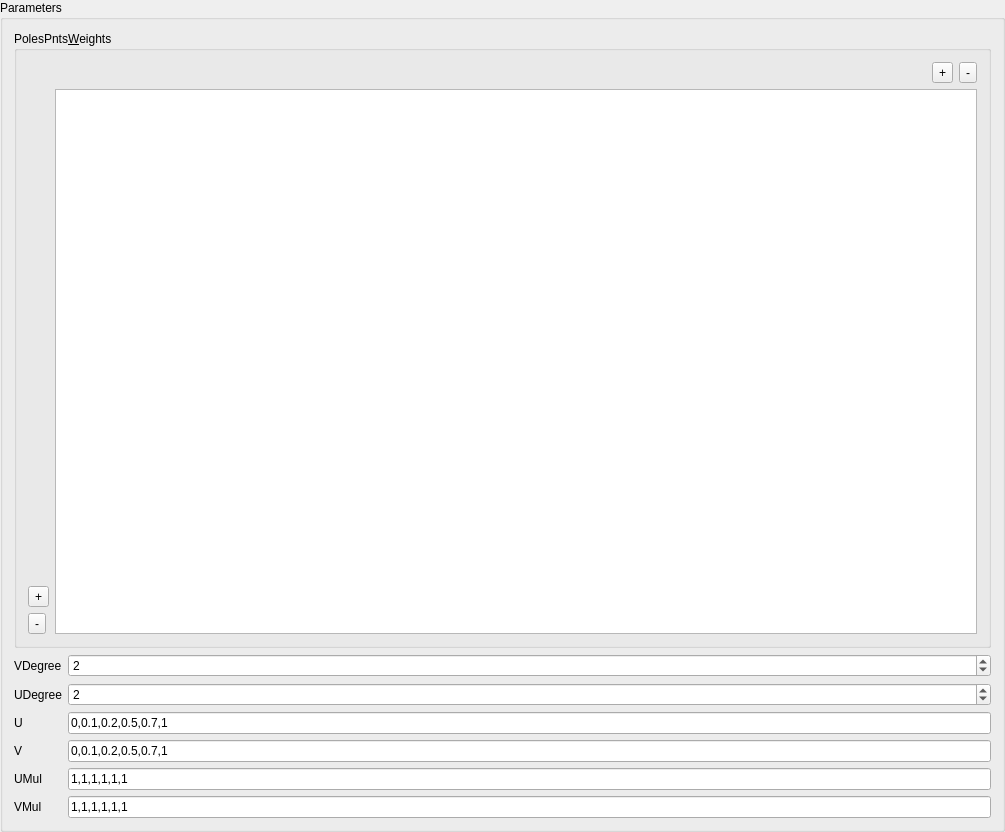
<?xml version="1.0" encoding="UTF-8"?>
<ui version="4.0">
 <class>NurbsFaceWidget</class>
 <widget class="QWidget" name="NurbsFaceWidget">
  <property name="geometry">
   <rect>
    <x>0</x>
    <y>0</y>
    <width>1005</width>
    <height>832</height>
   </rect>
  </property>
  <property name="windowTitle">
   <string>NurbsFaceWidget</string>
  </property>
  <layout class="QVBoxLayout" name="verticalLayout">
   <property name="spacing">
    <number>0</number>
   </property>
   <property name="leftMargin">
    <number>0</number>
   </property>
   <property name="topMargin">
    <number>0</number>
   </property>
   <property name="rightMargin">
    <number>0</number>
   </property>
   <property name="bottomMargin">
    <number>0</number>
   </property>
   <item>
    <widget class="QGroupBox" name="groupBox">
     <property name="title">
      <string>Parameters</string>
     </property>
     <layout class="QVBoxLayout" name="verticalLayout_11">
      <item>
       <widget class="QGroupBox" name="groupBox_2">
        <property name="title">
         <string>PolesPnts&amp;Weights</string>
        </property>
        <layout class="QVBoxLayout" name="verticalLayout_6">
         <item>
          <layout class="QVBoxLayout" name="verticalLayout_3">
           <item>
            <layout class="QHBoxLayout" name="horizontalLayout">
             <item>
              <spacer name="horizontalSpacer">
               <property name="orientation">
                <enum>Qt::Horizontal</enum>
               </property>
               <property name="sizeHint" stdset="0">
                <size>
                 <width>40</width>
                 <height>20</height>
                </size>
               </property>
              </spacer>
             </item>
             <item>
              <widget class="QToolButton" name="toolButton_hplus1">
               <property name="text">
                <string>+</string>
               </property>
              </widget>
             </item>
             <item>
              <widget class="QToolButton" name="toolButton_hminus1">
               <property name="text">
                <string>-</string>
               </property>
              </widget>
             </item>
            </layout>
           </item>
           <item>
            <layout class="QHBoxLayout" name="horizontalLayout_2">
             <item>
              <layout class="QVBoxLayout" name="verticalLayout_2">
               <item>
                <spacer name="verticalSpacer">
                 <property name="orientation">
                  <enum>Qt::Vertical</enum>
                 </property>
                 <property name="sizeHint" stdset="0">
                  <size>
                   <width>20</width>
                   <height>40</height>
                  </size>
                 </property>
                </spacer>
               </item>
               <item>
                <widget class="QToolButton" name="toolButton_vplus1">
                 <property name="text">
                  <string>+</string>
                 </property>
                </widget>
               </item>
               <item>
                <widget class="QToolButton" name="toolButton_vminus1">
                 <property name="text">
                  <string>-</string>
                 </property>
                </widget>
               </item>
              </layout>
             </item>
             <item>
              <widget class="QTableWidget" name="tableWidgetPoles"/>
             </item>
            </layout>
           </item>
          </layout>
         </item>
        </layout>
       </widget>
      </item>
      <item>
       <layout class="QGridLayout" name="gridLayout">
        <item row="1" column="0">
         <widget class="QLabel" name="label">
          <property name="text">
           <string>UDegree</string>
          </property>
         </widget>
        </item>
        <item row="2" column="1">
         <widget class="QLineEdit" name="lineEdit_uValue">
          <property name="text">
           <string>0,0.1,0.2,0.5,0.7,1</string>
          </property>
         </widget>
        </item>
        <item row="4" column="0">
         <widget class="QLabel" name="label_5">
          <property name="text">
           <string>UMul</string>
          </property>
         </widget>
        </item>
        <item row="0" column="0">
         <widget class="QLabel" name="label_2">
          <property name="text">
           <string>VDegree</string>
          </property>
         </widget>
        </item>
        <item row="0" column="1">
         <widget class="QSpinBox" name="spinBox">
          <property name="minimum">
           <number>1</number>
          </property>
          <property name="maximum">
           <number>25</number>
          </property>
          <property name="value">
           <number>2</number>
          </property>
         </widget>
        </item>
        <item row="4" column="1">
         <widget class="QLineEdit" name="lineEdit_uMul">
          <property name="text">
           <string>1,1,1,1,1,1</string>
          </property>
         </widget>
        </item>
        <item row="1" column="1">
         <widget class="QSpinBox" name="spinBox_2">
          <property name="minimum">
           <number>1</number>
          </property>
          <property name="maximum">
           <number>25</number>
          </property>
          <property name="value">
           <number>2</number>
          </property>
         </widget>
        </item>
        <item row="2" column="0">
         <widget class="QLabel" name="label_3">
          <property name="text">
           <string>U</string>
          </property>
         </widget>
        </item>
        <item row="3" column="0">
         <widget class="QLabel" name="label_4">
          <property name="text">
           <string>V</string>
          </property>
         </widget>
        </item>
        <item row="5" column="0">
         <widget class="QLabel" name="label_6">
          <property name="text">
           <string>VMul</string>
          </property>
         </widget>
        </item>
        <item row="5" column="1">
         <widget class="QLineEdit" name="lineEdit_vMul">
          <property name="text">
           <string>1,1,1,1,1,1</string>
          </property>
         </widget>
        </item>
        <item row="3" column="1">
         <widget class="QLineEdit" name="lineEdit_vValue">
          <property name="text">
           <string>0,0.1,0.2,0.5,0.7,1</string>
          </property>
         </widget>
        </item>
       </layout>
      </item>
     </layout>
    </widget>
   </item>
  </layout>
 </widget>
 <layoutdefault spacing="6" margin="11"/>
 <resources/>
 <connections/>
</ui>
